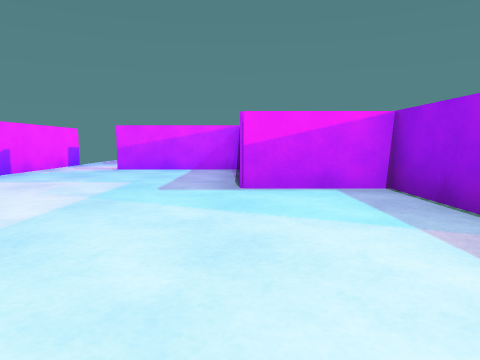
View 1 (above)

21 first-person views from a walk through a scene from a Unity 3-D project. The camera is 0.58 m above the floor, tilts 6° down and sees 70° across. The floor is counted in squares, 1 m on a side. Each view is taken from the middle of a square. On the plan, view 1 faces up. The plan holds only what a view shows up to about 9 squares ahead; the rest is blank. The player is left out.

View 2
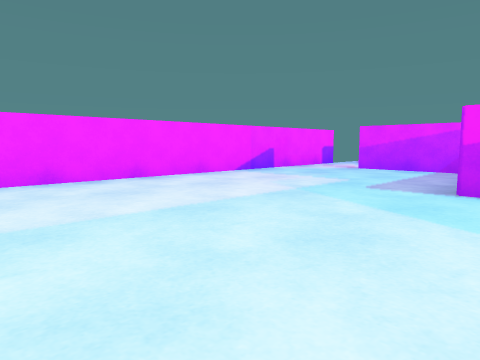

View 3
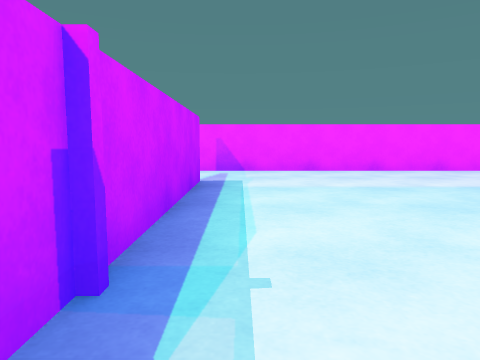

View 4
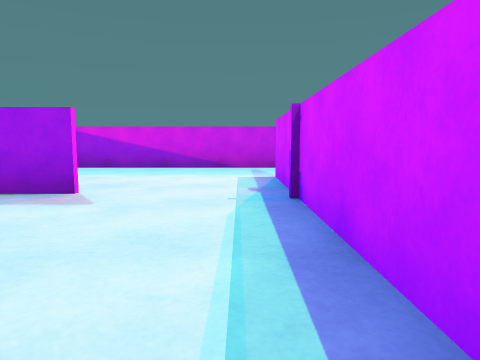

View 5
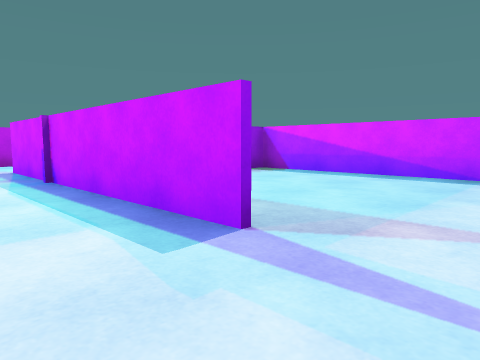

View 6
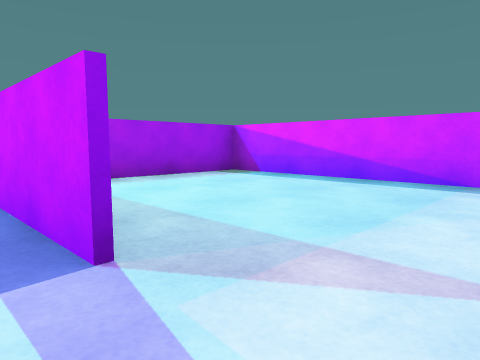

View 7
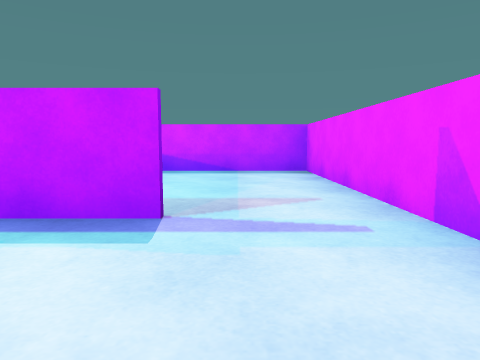

View 8
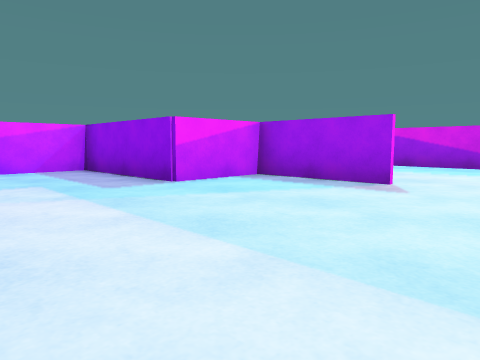

View 9
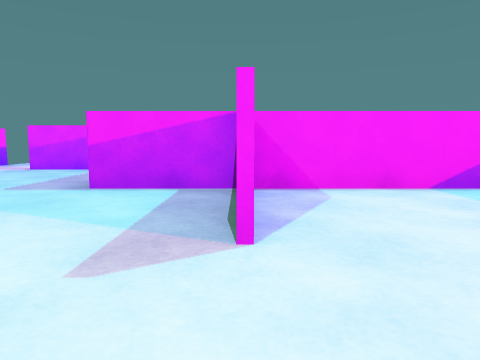

View 10
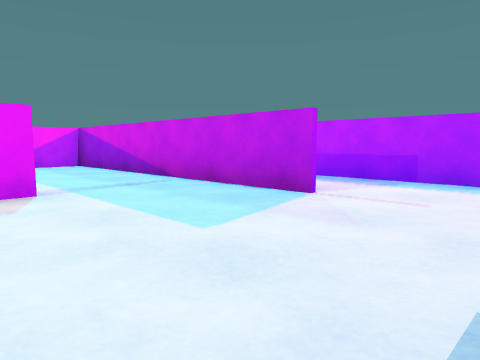

View 11
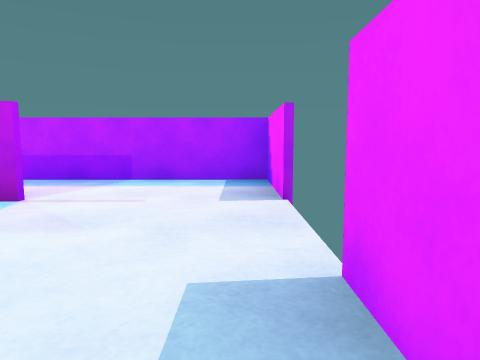

View 12
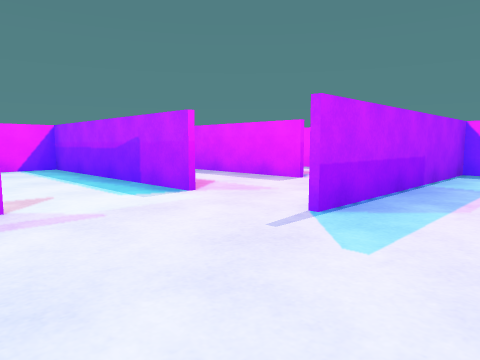

View 13
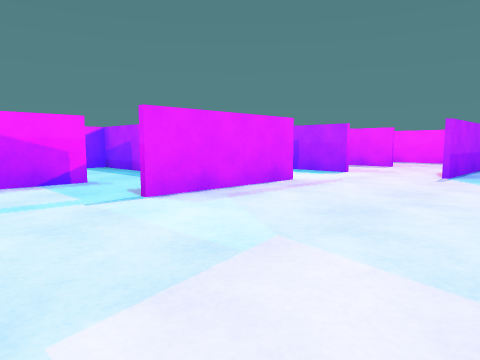

View 14
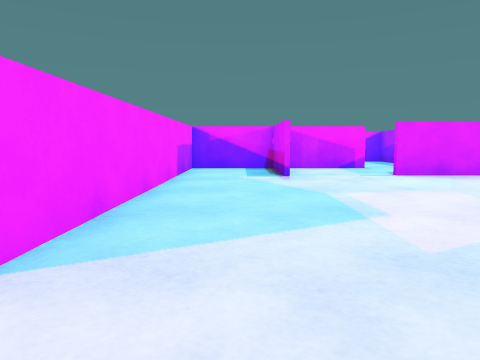

View 15
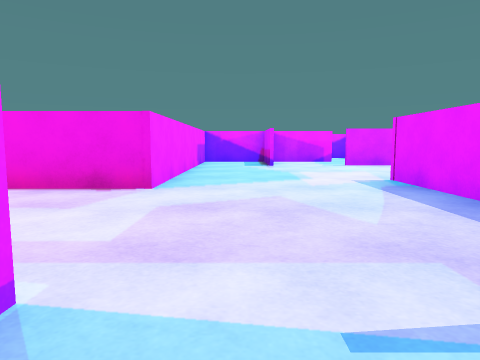

View 16
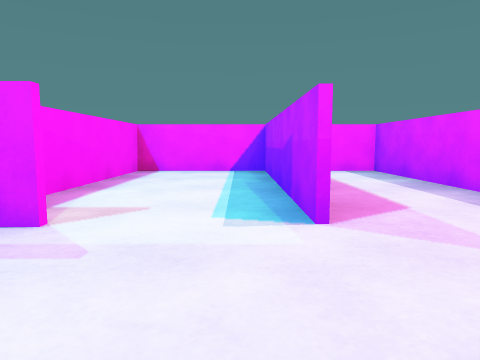

View 17
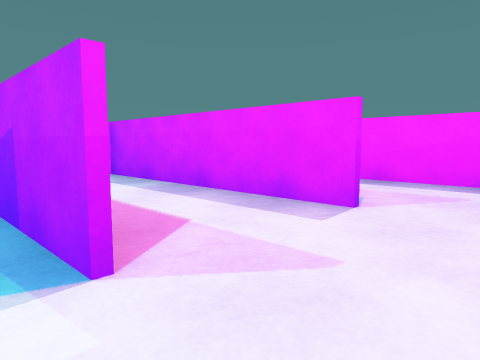

View 18
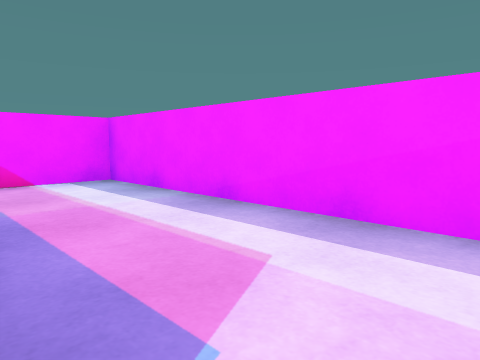

View 19
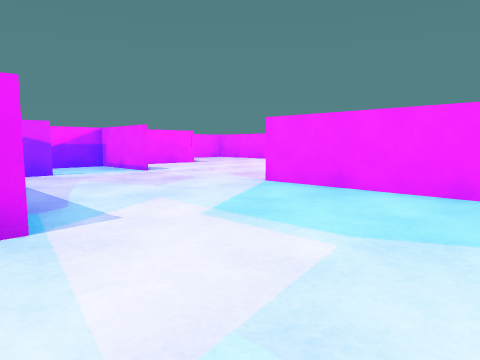

View 20
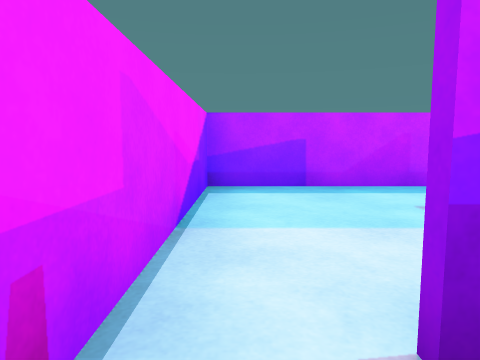

View 21
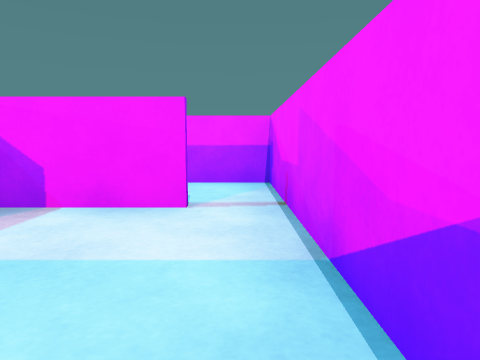

### Floor plan
Points are (right, up) in squares from view 1. A wall is a line through its corners. A room is listed if a view was taken in it or the views show most of it. See-through windows are left out.
Room 1 (views 1, 2, 4, 5, 6, 7, 8, 9)
walls: (-2.5, -0.6) (2.4, -0.6); (2, 1.9) (2, 4.4) (0, 4.4) (0, 7.9); (-4.4, 7.6) (-4.4, -0.6); (0, 7.8) (-2.9, 7.8)
ways out: opening at (2, 0.5) to room 2; opening at (-3.5, -1) to room 9; opening at (-3.5, 8)
Room 2 (view 3)
walls: (2.4, -0.6) (4.1, -0.6); (6.4, -1.4) (6.4, 4.4) (2.1, 4.4)
ways out: opening at (2, 0.5) to room 1; opening at (5, -1) to room 3
Room 3 (views 10, 11)
walls: (6.4, -2.9) (6.4, -1.4); (6.5, -5.5) (8.6, -5.5) (8.6, -0.5); (4.1, -0.7) (3.6, -0.7); (3.5, -5.5) (4.5, -5.5)
ways out: opening at (5, -1) to room 2; opening at (7.5, -1.5) to room 4
Room 4 (views 12, 13, 14, 16, 17, 19)
walls: (10.1, 6.2) (12.4, 6.2); (10.4, 1.4) (10.4, 4.1); (12.3, 3.9) (12.3, 8.1) (5.4, 8.1); (4.5, 4.5) (6.6, 4.5); (10.4, -0.6) (15.5, -0.6); (15.5, 2.2) (11.8, 2.2); (2.1, 6.1) (2.1, 5.5); (15.4, -0.9) (15.4, 2.1)
ways out: opening at (7.5, -1.5) to room 3; opening at (2, 7) to room 5; opening at (10, -1) to room 6; opening at (3.5, 8); opening at (11, 4)
Room 5 (view 15)
walls: (0.1, 7.9) (0.1, 6.5); (2.2, 7.8) (0, 7.8)
ways out: opening at (2, 7) to room 4
Room 6 (view 18)
walls: (10.4, -2.9) (15.4, -2.9) (15.4, -0.9)
ways out: opening at (10, -1) to room 4; opening at (10, -3) to room 10
Room 7 (view 20)
walls: (15.4, 5.6) (15.4, 8.1) (14.1, 8.1)
ways out: opening at (15, 6) to room 8
Room 8 (view 21)
walls: (14.6, 6.1) (12.8, 6.1); (12.4, 2.3) (15.5, 2.3); (15.4, 2.1) (15.4, 5.6)
ways out: opening at (15, 6) to room 7; opening at (12, 3)
Room 9 (no view inside)
walls: (-4.4, -0.6) (-4.4, -5.5) (1.6, -5.5) (1.6, -2.5)
ways out: opening at (-3.5, -1) to room 1
Room 10 (no view inside)
walls: (9.9, -5.5) (15.4, -5.5) (15.4, -3.9)
ways out: opening at (10, -3) to room 6

Where each view was taken, in squares from view 1:
view 1: 0 up, 0 right, facing up
view 2: 0 up, 1 right, facing up-left
view 3: 0 up, 3 right, facing left
view 4: 0 up, 2 left, facing right
view 5: 1 up, 4 left, facing down-right
view 6: 0 up, 4 left, facing down-right
view 7: 2 up, 3 left, facing down
view 8: 0 up, 3 left, facing up-right
view 9: 0 up, 2 right, facing up
view 10: 5 down, 3 right, facing up-right
view 11: 5 down, 3 right, facing right
view 12: 2 up, 7 right, facing down-right
view 13: 6 up, 7 right, facing down-right
view 14: 7 up, 4 right, facing right
view 15: 7 up, 1 right, facing right
view 16: 0 up, 8 right, facing right
view 17: 0 up, 9 right, facing down-right
view 18: 3 down, 10 right, facing down-right
view 19: 4 up, 9 right, facing up-left
view 20: 7 up, 15 right, facing down
view 21: 3 up, 15 right, facing up
